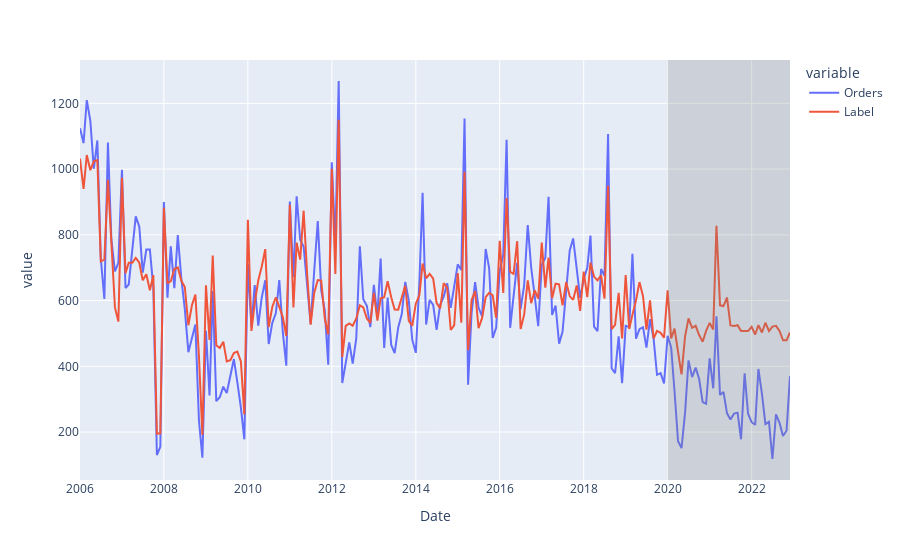

Notebook code for this chart:
### Markdown cell above
##### Tuned model

### Code cell
import plotly.express as px
# Generate predictions on the original dataset
predictions = predict_model(tuned_model, data=df)

# Add a date column in the dataset
predictions['Date'] = pd.date_range(start=start, end = end, freq = 'MS')

# Line plot
fig = px.line(predictions, x='Date', y=[dep_var, "Label"]) #, template = 'plotly_dark')

# Add a vertical rectange for test-set separation
fig.add_vrect(x0=start_test, x1=predictions.Date.max(), fillcolor="grey", opacity=0.25, line_width=0)
fig.show()

### Figure 1 — Plotly figure (JSON) as saved in the notebook; plotly's stock layout.template omitted (floating-point values rounded to 4 significant figures; data arrays with more than 128 entries replaced by an {"elided": "..."} marker saying what was removed)
{"data": [{"hovertemplate": "variable=Orders<br>Date=%{x}<br>value=%{y}<extra></extra>", "legendgroup": "Orders", "line": {"color": "#636efa", "dash": "solid"}, "marker": {"symbol": "circle"}, "mode": "lines", "name": "Orders", "orientation": "v", "showlegend": true, "type": "scatter", "x": {"elided": "204 str values"}, "xaxis": "x", "y": {"elided": "204 int values"}, "yaxis": "y"}, {"hovertemplate": "variable=Label<br>Date=%{x}<br>value=%{y}<extra></extra>", "legendgroup": "Label", "line": {"color": "#EF553B", "dash": "solid"}, "marker": {"symbol": "circle"}, "mode": "lines", "name": "Label", "orientation": "v", "showlegend": true, "type": "scatter", "x": {"elided": "204 str values"}, "xaxis": "x", "y": {"elided": "204 float values"}, "yaxis": "y"}], "layout": {"legend": {"title": {"text": "variable"}, "tracegroupgap": 0}, "margin": {"t": 60}, "shapes": [{"fillcolor": "grey", "line": {"width": 0}, "opacity": 0.25, "type": "rect", "x0": "2020-01-01T00:00:00", "x1": "2022-12-01T00:00:00", "xref": "x", "y0": 0, "y1": 1, "yref": "y domain"}], "xaxis": {"anchor": "y", "domain": [0, 1], "title": {"text": "Date"}}, "yaxis": {"anchor": "x", "domain": [0, 1], "title": {"text": "value"}}}}
